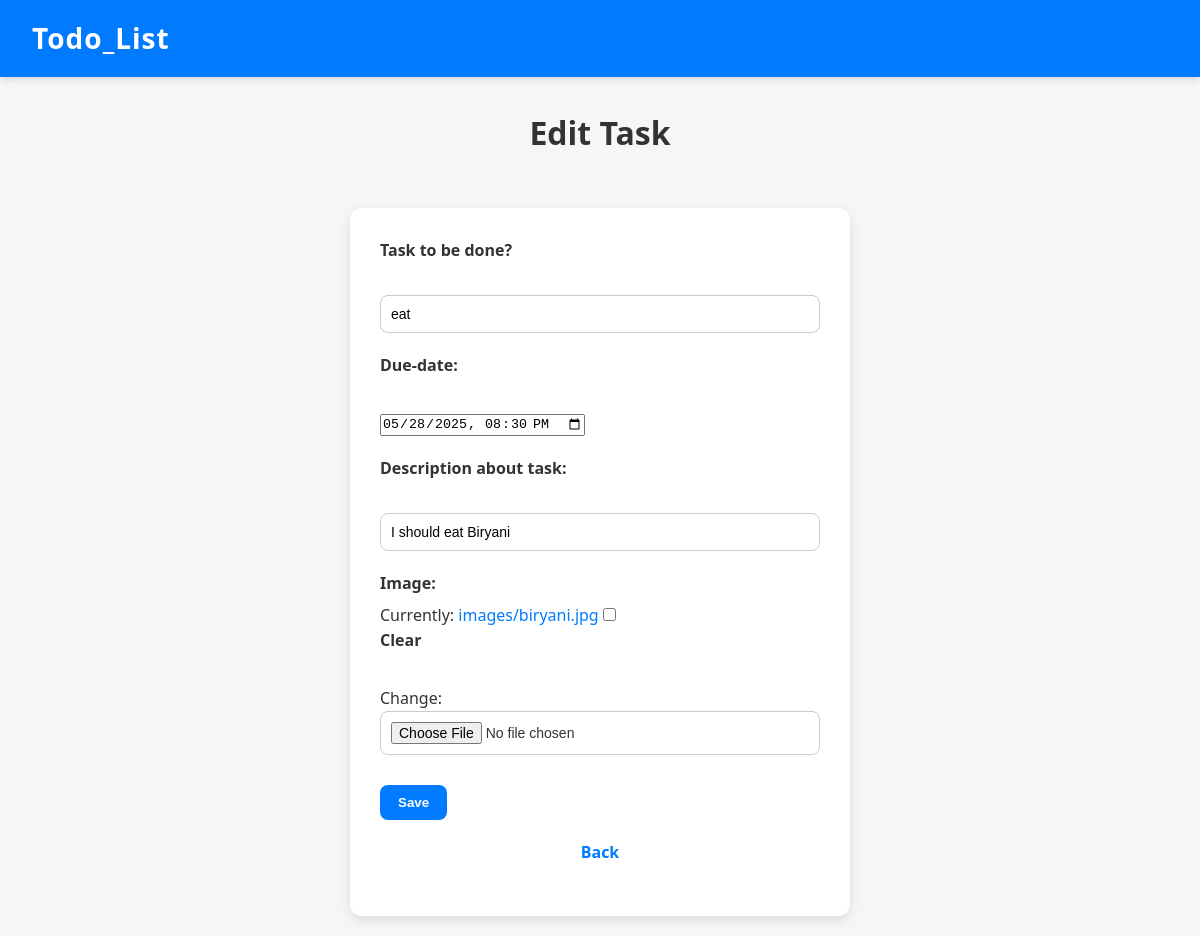
The page /edit/5/ on the database its author committed.
### task/models.py (models this page shows, shortened)
class TodoList(models.Model):
    done=models.CharField()
    date=models.DateTimeField()
    description=models.CharField()
    status=models.BooleanField(default=False)
    image=models.ImageField(upload_to='images/',null=True,blank=True)

### task/views.py (the view)
# urls.py: path('edit/<int:id>/',views.task_update,name='update'),
def task_update(request,id):
    try:
        task=TodoList.objects.get(id=id)
    except TodoList.DoesNotExist:
        return redirect('home')
    if request.method == 'POST':
       form= TaskForm(request.POST,request.FILES,instance=task)
       if form.is_valid():
           form.save()
           return redirect('home')
    else:
           form=TaskForm(instance=task)
    context = {
        'form': form,
        'task':task,
        'current_datetime':current_datetime,
        'title':'Edit Task'
    }
    return render(request,'task_update.html',context)

### task/forms.py
class TaskForm(forms.ModelForm):
    class Meta:
        model=TodoList
        fields='__all__'
        labels ={
            'done':'Task to be done?',
            'date':'Due-date' ,
            'description': 'Description about task',
            'status':'Status(Pending/completed)',
            'image': 'Image',
        }
        widgets = {
            'done':forms.TextInput(attrs={
                'type':'Text',
                'placeholder':'Enter the task name',
                }),
            'date':forms.DateTimeInput(attrs={
                'type':'datetime-local',
                'min': datetime.now().strftime("%Y-%m-%dT%H:%M"),
            }),
        }

### task/templates/task_update.html (shortened to what this page needs)
{% extends 'base.html' %}
{% block content %}
    <h1 >Edit Task</h1>
    <div class="formm">
        <div class="form">
        <form method="post" enctype="multipart/form-data">
  <div>
    {{ form.done.label_tag }}<br>
    {{ form.done }}
  </div>
  <div>
    {{ form.date.label_tag }}<br>
    {{ form.date }}
  </div>
  <div>
    {{ form.description.label_tag }}<br>
    {{ form.description }}
  </div>
  <div>
    {{ form.image.label_tag }}
    {{ form.image }}
  </div>
        <button type="submit" id="save">Save</button>
    <div class="back">
    <p id="back"><a href="{% url 'home' %}">Back</a></p>
    </div>
    </div>
 {% endblock content %}

### task/static/css/style.css (style rules this page uses)
* { margin: 0; padding: 0; box-sizing: border-box; }
body { font-family: 'Segoe UI', Tahoma, Geneva, Verdana, sans-serif; background-color: #f4f6f8; color: #333; line-height: 1.6; min-height: 100vh; }
a { color: #007BFF; text-decoration: none; transition: color 0.2s ease; }
form div { margin-bottom: 20px; }
label { font-weight: 600; display: block; margin-bottom: 6px; color: #333; }
input[type="text"], input[type="date"], input[type="file"], textarea, select { width: 100%; padding: 10px; border: 1px solid #ccc; border-radius: 8px; font-size: 14px; box-sizing: border-box; }
button { padding: 10px 20px; margin-right: 10px; border: none; border-radius: 8px; background-color: #007BFF; color: white; font-weight: 600; cursor: pointer; transition: background-color 0.3s; }
h1 { text-align: center; margin: 30px 0; color: #333; }
.formm { display: flex; justify-content: center; padding: 20px; }
.form { background-color: #fff; padding: 30px; border-radius: 12px; box-shadow: 0 4px 12px rgba(0, 0, 0, 0.1); width: 100%; max-width: 500px; }
#save { background-color: #007BFF; color: white; padding: 10px 18px; border: none; border-radius: 8px; font-weight: 600; cursor: pointer; transition: background-color 0.3s; margin-top: 10px; }
.back { margin-top: 20px; text-align: center; }
#back a { text-decoration: none; color: #007BFF; font-weight: 600; transition: color 0.3s; }

### rows shown on the page
TodoList: done "eat", date "05/28/2025 20:30", description "I should eat Biryani"
